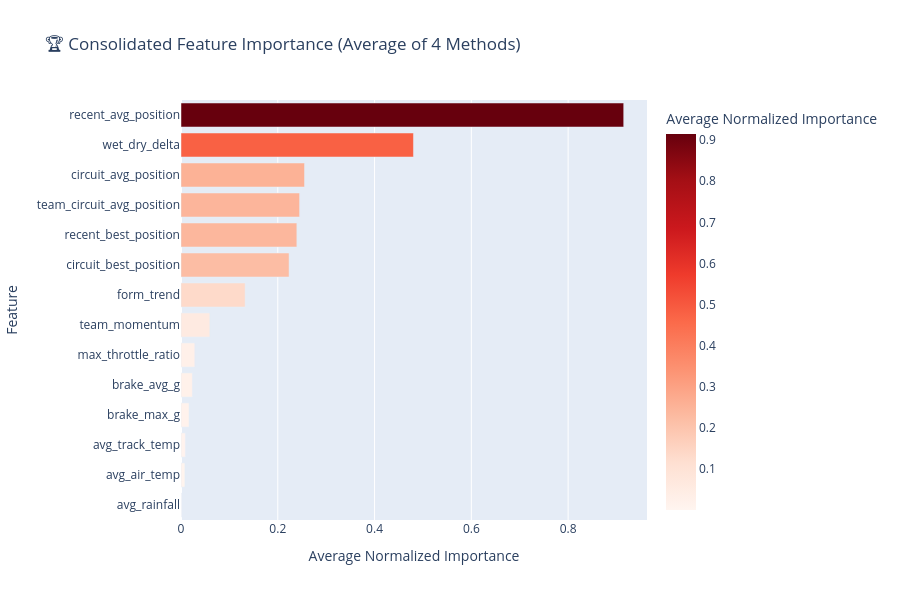

Notebook cell for this chart:
### Code cell
# Plot consolidated ranking
top_consolidated = consolidated.head(15)

fig = px.bar(
    top_consolidated,
    x='avg_importance',
    y='feature',
    orientation='h',
    title='🏆 Consolidated Feature Importance (Average of 4 Methods)',
    labels={'avg_importance': 'Average Normalized Importance', 'feature': 'Feature'},
    color='avg_importance',
    color_continuous_scale='Reds',
    height=600
)
fig.update_layout(yaxis={'categoryorder': 'total ascending'})
fig.show()

### Figure 1 — Plotly figure (JSON) as saved in the notebook; plotly's stock layout.template omitted (floating-point values rounded to 4 significant figures)
{"data": [{"hovertemplate": "Average Normalized Importance=%{marker.color}<br>Feature=%{y}<extra></extra>", "legendgroup": "", "marker": {"color": [0.9149, 0.4804, 0.2553, 0.2451, 0.2394, 0.2233, 0.1326, 0.05957, 0.02852, 0.02355, 0.0166, 0.009057, 0.008079, 0.0007925], "coloraxis": "coloraxis", "pattern": {"shape": ""}}, "name": "", "orientation": "h", "showlegend": false, "textposition": "auto", "type": "bar", "x": [0.9149, 0.4804, 0.2553, 0.2451, 0.2394, 0.2233, 0.1326, 0.05957, 0.02852, 0.02355, 0.0166, 0.009057, 0.008079, 0.0007925], "xaxis": "x", "y": ["recent_avg_position", "wet_dry_delta", "circuit_avg_position", "team_circuit_avg_position", "recent_best_position", "circuit_best_position", "form_trend", "team_momentum", "max_throttle_ratio", "brake_avg_g", "brake_max_g", "avg_track_temp", "avg_air_temp", "avg_rainfall"], "yaxis": "y"}], "layout": {"barmode": "relative", "coloraxis": {"colorbar": {"title": {"text": "Average Normalized Importance"}}, "colorscale": [[0, "rgb(255,245,240)"], [0.125, "rgb(254,224,210)"], [0.25, "rgb(252,187,161)"], [0.375, "rgb(252,146,114)"], [0.5, "rgb(251,106,74)"], [0.625, "rgb(239,59,44)"], [0.75, "rgb(203,24,29)"], [0.875, "rgb(165,15,21)"], [1, "rgb(103,0,13)"]]}, "height": 600, "legend": {"tracegroupgap": 0}, "title": {"text": "🏆 Consolidated Feature Importance (Average of 4 Methods)"}, "xaxis": {"anchor": "y", "domain": [0, 1], "title": {"text": "Average Normalized Importance"}}, "yaxis": {"anchor": "x", "categoryorder": "total ascending", "domain": [0, 1], "title": {"text": "Feature"}}}}
